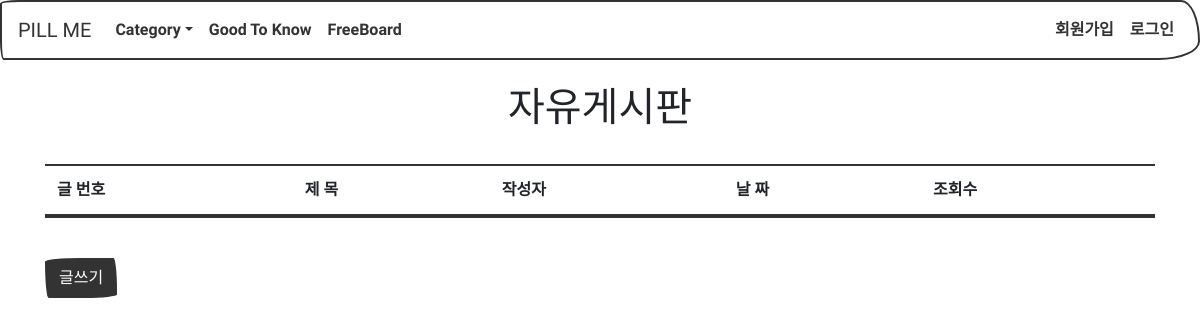
/freeboard/, run on an earlier commit of the app's database.
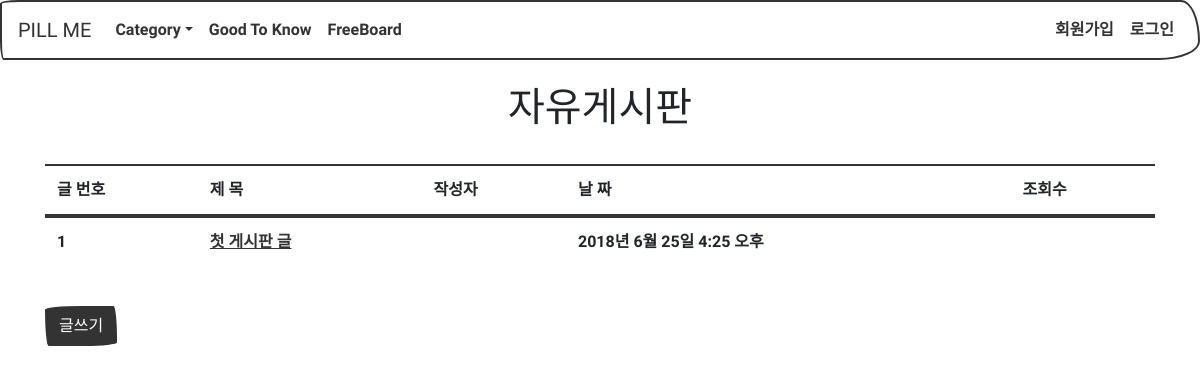
And on a later commit of the database.
### posts/models.py (models this page shows, shortened)
class Post(models.Model, HitCountMixin):
	title		= models.CharField(max_length=50, blank=False)
	author		= models.ForeignKey(settings.AUTH_USER_MODEL, blank=False, null=False)
	content		= models.TextField(max_length=5000, blank=False, null=False)
	files		= models.FileField(null=True, blank=True)
	images		= models.ImageField(null=True, blank=True)
	timestamp 	= models.DateTimeField(auto_now_add=True)
	hit_count 	= GenericRelation(HitCount, object_id_field='object_pk',
											related_query_name='hit_count_generic_relation')
	class Meta:
		ordering = ['-id']

### posts/views.py (the view)
class PostListView(ListView):
	model = Post
	template_name = 'posts/post_list.html'

### posts/templates/posts/post_list.html (shortened to what this page needs)
{% extends "base.html" %}
{% block content %}
<br/>
<h1 style="text-align: center;">자유게시판</h1>
<div class="container">
    <form method="POST">
        <table class="table table-striped table-hover">
            <thead>
                <tr>
                    <th>글 번호</th>
                    <th>제  목</th>
                    <th>작성자</th>
                    <th>날 짜</th>
                    <th>조회수</th>
                </tr>
            </thead>
            {% load hitcount_tags %}
            {% for post in object_list %}
	            <tbody>
	                    <tr>
	                        <td>{{ post.id }}</td>
	                        <td><a href="{% url 'freeboard:post_detail' post.pk %}">{{ post.title }}</a></td>
	                        <td><a href="{% url 'profiles:user_profile' post.author.pk %}">{{ post.author }}</a></td>
	                        <td>{{ post.timestamp }}</td>
	                        <td>{% get_hit_count for post %}</td>
	                    </tr>
	            </tbody>
            {% endfor %}
        </table>
        <br/>
        <div>
            <a href='#' class="btn btn-primary">글쓰기</a>
        </div>
    </form>
</div>
{% endblock %}

What changed in the data, as far as the page shows it:
added Post: id "1", title "첫 게시판 글", timestamp "2018년 6월 25일 4:25 오후"
